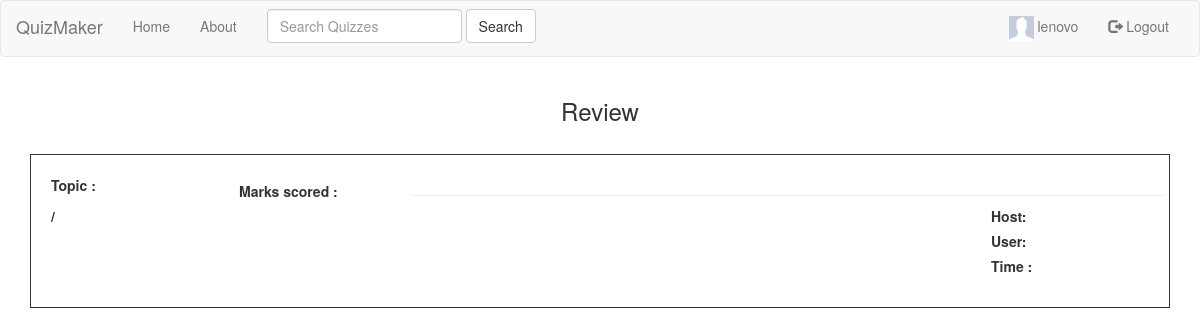
The page /review/8/100/ (signed in) on the database as committed earlier.
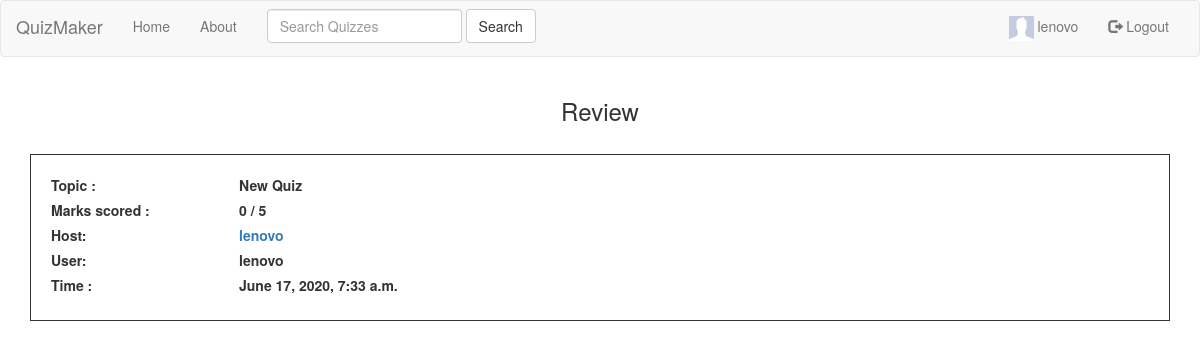
The same page on the database as committed later.
### quiz/models.py (models this page shows)
class QuizAnswer(models.Model):
    quiz_no = models.IntegerField()
    questions = models.IntegerField(default=0)
    marks = models.IntegerField(default=0)
    total_marks = models.IntegerField(default=0)
    date_posted = models.DateTimeField(default=timezone.now)
    author = models.ForeignKey(User, on_delete=models.CASCADE, related_name="author")
    title = models.CharField(max_length=50, default='')
    host = models.ForeignKey(User, on_delete=models.CASCADE, related_name="host", default=None)

### creation/views.py (the view)
# urls.py: path('review/<int:pk>/<str:authors>/', create_views.review, name='review'),
def review(request, pk, authors):
    if authors == '100':
        answers = Answers.objects.filter(quiz_no=pk, author=request.user)
        quiz_ans = QuizAnswer.objects.filter(quiz_no=pk, author=request.user).first()
    else:
        pkey = int(authors)
        quiz_ans = QuizAnswer.objects.filter(pk=pkey).first()
        answers = Answers.objects.filter(quiz_no=pk, author=quiz_ans.author)
        quiz_ans = QuizAnswer.objects.filter(quiz_no=pk, author=quiz_ans.author).first()
    questions = Questions.objects.filter(quiz_no=pk)
    mylist = zip(questions, answers)
    context = {
        'title': 'Review',
        'mylist': mylist,
        'quiz_ans': quiz_ans
    }
    return render(request, 'creation/review.html', context)

### creation/templates/creation/review.html (shortened to what this page needs)
{% extends "quiz/base.html" %}
 {% block content %}
    <div class="container" style="text-align:center;">
        <h3>Review</h3>
    </div>
    <br>
    <div class="container">
        <div style="border:1px solid; padding:20px;">
            <div class="row">
                <label class="col-sm-2 col-form-label">Topic :</label><label class="col-sm-10 col-form-label"> {{ quiz_ans.title }}</label>
                <label class="col-sm-2 col-form-label">Marks scored : </label><label class="col-sm-10 col-form-label">{{ quiz_ans.marks }} / {{ quiz_ans.total_marks }}</label>
                <label class="col-sm-2 col-form-label">Host: </label><label class="col-sm-10 col-form-label"><a href="{% url 'user_details' quiz_ans.author.id %}">{{ quiz_ans.host }}</a></label><hr>
                <label class="col-sm-2 col-form-label">User: </label><label class="col-sm-10 col-form-label">{{ quiz_ans.author }}</label>
                <label class="col-sm-2 col-form-label">Time : </label><label class="col-sm-10 col-form-label">{{ quiz_ans.date_posted }}</label>
            </div>
        </div>
    </div>
<br>
<br>
{% endblock %}

Rows that differ between the two databases and show on the page:
added QuizAnswer: title "New Quiz", marks "0", total_marks "5", host "lenovo", author "lenovo", date_posted "June 17, 2020, 7:33 a.m."
